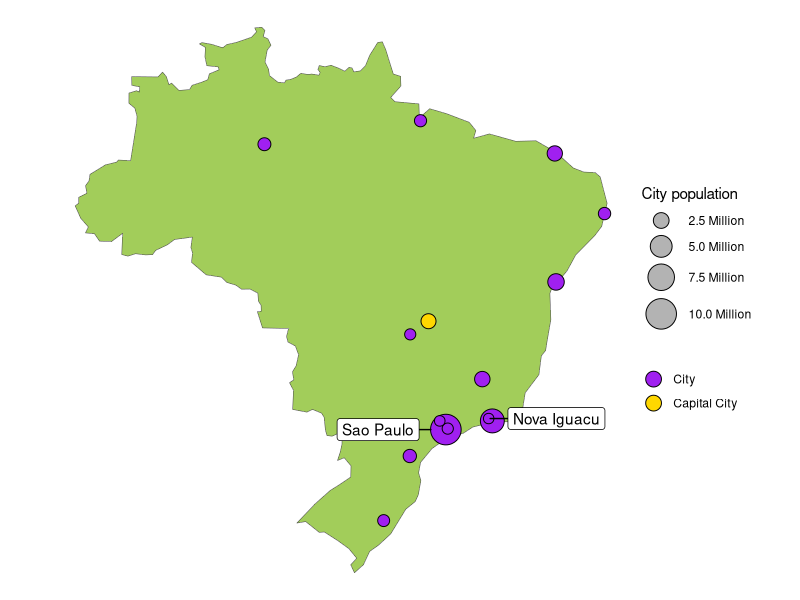

Write the R code that produced this figure.
library(tidyverse)
library(sf)
library(maps)
library(rnaturalearthdata)
library(ggrepel)

brazil_sf <- countries110 %>% 
  st_as_sf() %>% 
  filter(name == "Brazil")

brazil_cities <- world.cities %>% 
  filter(country.etc == "Brazil",
         pop >= 1E6) %>% 
  st_as_sf(coords = c("long", "lat"), crs = 4326) %>% 
  arrange(desc(pop))

brazil_cities_df <- brazil_cities %>% 
  st_drop_geometry() %>% 
  bind_cols(st_coordinates(brazil_cities)) %>% 
  slice(c(1, n()))

ggplot() +
  geom_sf(data = brazil_sf,
          fill = "darkolivegreen3") +
  geom_sf(data = brazil_cities,
          shape = 21,
          aes(fill = as.logical(capital),
              size = pop)) +
  geom_label_repel(data = brazil_cities_df,
                   aes(x = X,
                       y = Y,
                       label = name,
                       point.size = scales::rescale(pop, c(1, 10))),
                   nudge_x = c(-5, 5)) +
  scale_size_area(max_size = 10,
                  name = "City population",
                  labels = scales::number_format(scale = 1E-6,
                                                 suffix = " Million")) +
  scale_fill_manual(name = "",
                    values = c("TRUE" = "gold",
                               "FALSE" = "purple"),
                    labels = c("TRUE" = "Capital City",
                               "FALSE" = "City")) +
  guides(fill = guide_legend(override.aes = list(size = 5)),
         size = guide_legend(override.aes = list(fill = "gray70"))) +
  theme_void()
